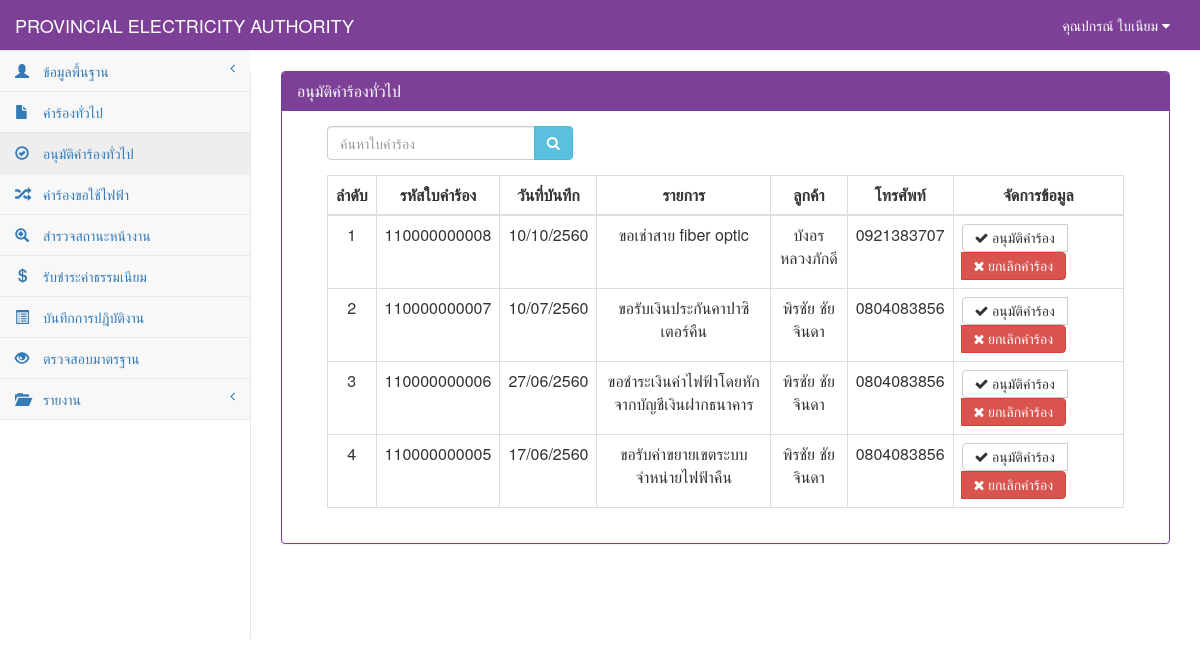
/StatusGeneral.php (signed in), run on the app's committed database.
### tables this page shows
CREATE TABLE `tb_user` (
  `user_id` char(13) NOT NULL,
  `user_code` char(13) NOT NULL,
  `user_first` int(1) NOT NULL,
  `user_name` varchar(50) NOT NULL,
  `user_last` varchar(50) NOT NULL,
  `user_add` text NOT NULL,
  `user_tel` char(10) NOT NULL,
  `user_pos` int(1) NOT NULL,
  `user_pass` varchar(12) NOT NULL,
  PRIMARY KEY  (`user_id`)
);

CREATE TABLE `tb_general` (
  `rg_id` char(12) NOT NULL,
  `rg_date` date NOT NULL,
  `rg_branch` varchar(50) NOT NULL,
  `user_id` char(13) NOT NULL,
  `cus_id` char(13) NOT NULL,
  `rg_place_type` int(1) NOT NULL,
  `rg_place_other` varchar(50) NOT NULL,
  `rg_place_name` varchar(50) NOT NULL,
  `rg_place_homeid` varchar(20) NOT NULL,
  `rg_place_number` varchar(20) NOT NULL,
  `rg_place_village` varchar(20) NOT NULL,
  `rg_place_room` varchar(10) NOT NULL,
  `rg_place_floor` varchar(5) NOT NULL,
  `rg_place_alley` varchar(50) NOT NULL,
  `rg_place_alleyway` varchar(50) NOT NULL,
  `rg_place_road` varchar(50) NOT NULL,
  `rg_place_villno` varchar(2) NOT NULL,
  `rg_place_district` varchar(30) NOT NULL,
  `rg_place_canton` varchar(30) NOT NULL,
  `rg_place_province` varchar(30) NOT NULL,
  `rg_place_post` varchar(10) NOT NULL,
  `rg_place_tel` char(10) NOT NULL,
  `rg_place_fax` char(10) NOT NULL,
  `rg_place_email` varchar(30) NOT NULL,
  `rg_place_service` varchar(10) NOT NULL,
  `rg_contact_place` varchar(100) NOT NULL,
  `rg_contact_homeid` varchar(20) NOT NULL,
  `rg_contact_number` varchar(20) NOT NULL,
  `rg_contact_village` varchar(20) NOT NULL,
  `rg_contact_room` varchar(10) NOT NULL,
  `rg_contact_floor` varchar(5) NOT NULL,
  `rg_contact_alley` varchar(50) NOT NULL,
  `rg_contact_alleyway` varchar(50) NOT NULL,
  `rg_contact_road` varchar(50) NOT NULL,
  `rg_contact_villno` varchar(2) NOT NULL,
  `rg_contact_district` varchar(30) NOT NULL,
  `rg_contact_canton` varchar(30) NOT NULL,
  `rg_contact_province` varchar(30) NOT NULL,
  `rg_contact_post` varchar(10) NOT NULL,
  `rg_contact_tel` char(10) NOT NULL,
  `rg_contact_fax` char(10) NOT NULL,
  `rg_contact_email` varchar(30) NOT NULL,
  `rg_want_type` int(2) NOT NULL,
  `rg_want_other` varchar(100) NOT NULL,
  `rg_detail` varchar(100) NOT NULL,
  `rg_status` int(1) NOT NULL,
  PRIMARY KEY  (`rg_id`)
);

CREATE TABLE `tb_customer` (
  `cus_id` char(13) NOT NULL,
  `cus_first` varchar(50) NOT NULL,
  `cus_name` varchar(50) NOT NULL,
  `cus_type` varchar(30) NOT NULL,
  `cus_code` char(9) NOT NULL,
  `cus_tax` char(13) NOT NULL,
  `cus_homeid` varchar(20) NOT NULL,
  `cus_number` varchar(20) NOT NULL,
  `cus_village` varchar(20) NOT NULL,
  `cus_room` varchar(10) NOT NULL,
  `cus_floor` varchar(5) NOT NULL,
  `cus_alley` varchar(50) NOT NULL,
  `cus_alleyway` varchar(50) NOT NULL,
  `cus_road` varchar(50) NOT NULL,
  `cus_vilno` varchar(2) NOT NULL,
  `cus_district` varchar(30) NOT NULL,
  `cus_canton` varchar(30) NOT NULL,
  `cus_province` varchar(30) NOT NULL,
  `cus_post` varchar(10) NOT NULL,
  `cus_tel` char(10) NOT NULL,
  `cus_fax` char(10) NOT NULL,
  `cus_email` varchar(30) NOT NULL,
  PRIMARY KEY  (`cus_id`)
);

### connect_db.php (called while the page is built, shortened)
<?php
$dbname="pea";
?>

### StatusGeneral.php (the view, shortened to what this page needs)
<?php
include "connect_db.php";
function Dateim($mydate){
    $d=split("-",$mydate);
    $mydate=$d[2]."/".$d[1]."/".($d[0]+543);
    return "$mydate";
}
?>
<!DOCTYPE html>
<html>
<head>
    <link href="vendor/bootstrap/css/bootstrap.css" rel="stylesheet">
    <link href="vendor/metisMenu/metisMenu.css" rel="stylesheet">
    <link href="dist/css/sb-admin-2.css" rel="stylesheet">
    <link href="vendor/font-awesome/css/font-awesome.css" rel="stylesheet" type="text/css">
</head>
<body>
<?php include "header.php";?>
<?php
    include"sidebar.php";
?>
    <div id="page-wrapper">
        <div class="panel panel-primary">
                <div class="panel-heading">
                    <h2 class="panel-title">อนุมัติคำร้องทั่วไป</h2>
                </div>
            <div class="panel-body">
                <div class="col-sm-12">
            <div class="col-sm-4">
                <form name="frmSearch" method="POST">
                    <div class="form-group input-group">
                        <input type="search" name="search" class="form-control" placeholder="ค้นหาใบคำร้อง">
                        <span class="input-group-btn">
                            <button class="btn btn-info" type="submit" style="height:34px;"><i class="fa fa-search"></i></button>
                        </span>
                    </div>
                </form>
            </div>
            <div class="col-sm-12">
                <div class="table-responsive">
                    <table width="100%" class="table table-bordered table-hover">
                        <thead>
                            <tr>
                                <th class=" text-center" >ลำดับ</th>
                                <th class=" text-center" >รหัสใบคำร้อง</th>
                                <th class=" text-center" >วันที่บันทึก</th>
                                <th class=" text-center" >รายการ</th>
                                <th class=" text-center" >ลูกค้า</th>
                                <th class=" text-center" >โทรศัพท์</th>
                                <th class=" text-center">จัดการข้อมูล</th>
                            </tr>
                        </thead>
                            <tbody>
                            <?php
                                $sql="select * from tb_general where rg_id like '%".$_POST[search]."%' and rg_status='0' order by rg_id desc";
                                $result=mysql_db_query($dbname,$sql);
                                    if(mysql_num_rows($result)>0){
                                        while($array=mysql_fetch_array($result)){
                                            $page++;
                                            $sqlcus="select * from tb_customer where cus_id='".$array[cus_id]."'";
                                            $resultcus=mysql_db_query($dbname,$sqlcus);
                                            $arraycus=mysql_fetch_array($resultcus);
                                            if($array[rg_want_type]==0){
                                                $want="ขอรับเงินประกันการใช้ไฟฟ้าคืน";
                                            }elseif($array[rg_want_type]==1){
                                                $want="ขอรับเงินประกันคาปาซิเตอร์คืน";
                                            }elseif($array[rg_want_type]==2){
                                                $want="ขอรับเงินประกันหม้อแปลงไฟฟ้าคืน";
                                            }elseif($array[rg_want_type]==3){
                                                $want="ขอรับค่าขยายเขตระบบจำหน่ายไฟฟ้าคืน";
                                            }elseif($array[rg_want_type]==4){
                                                $want="ขอใช้บริการพิมพ์โฆษณาหลังใบแจ้งหนี้";
                                            }elseif($array[rg_want_type]==5){
                                                $want="ขอชำระเงินค่าไฟฟ้าโดยหักจากบัญชีเงินฝากธนาคาร";
                                            }elseif($array[rg_want_type]==6){
                                                $want="ขอเช่าพื้นที่โฆษณา";
                                            }elseif($array[rg_want_type]==7){
                                                $want="ขอเช่าพาดสายโทรนาคม";
                                            }elseif($array[rg_want_type]==8){
                                                $want="ขอเช่าสาย fiber optic";
                                            }elseif($array[rg_want_type]==9){
                                                $want="ขอเช่าที่ดิน";
                                            }elseif($array[rg_want_type]==10){
                                                $want="ขอซื้อที่ดิน";
                                            }elseif($array[rg_want_type]==11){
                                                $want="ขอใช้ไฟฟ้าที่ กฟภ. สนับสนุน";
                                            }else{
                                               $want=$array[rg_want_other];
                                            }
                            ?>
                                    <tr>
                                        <td class="text-center"><?=$page?></td>
                                            <td class=" text-center"><?=$array[rg_id]?></td>
                                            <td class=" text-center"><?= Dateim($array[rg_date]);?></td>
                                            <td class=" text-center"><?=$want?></td>
                                            <td class="text-center"><?=$arraycus[cus_name]?></td>
                                            <td class="text-center"><?=$arraycus[cus_tel]?></td>
                                            <td align="center">
                                                <div class="btn-group">
                                                    <a class="btn btn-default" href="StatusGeneral_detail.php?id=<?=$array[rg_id]?>" title="ดูรายละเอียด"><i class="fa fa-check"> อนุมัติคำร้อง</i></a>
                                                    <a class="btn btn-danger" onclick="return confirm('คุณต้องการยกเลิกใบคำร้องนี่ ?')" href="StatusGeneral_save.php?id=<?=$array[rg_id]?>&mode=del" ><i class="fa fa-times"> ยกเลิกคำร้อง</i></a>
                                                </div>
                                            </td>
                                    </tr>
                                    <?php
                                                    }
                                            }else{
                                    ?>
                                    <tr><td colspan="7" align="center">ไม่พบข้อมูล</td></tr>
                                    <?
                                            }
                                    ?>
                            </tbody>
                    </table>
                </div>
            </div>
        </div>
            </div>
        </div>
</div>
</body>
</html>

### header.php (shortened to what this page needs)
<?php
$sqluser="select *from tb_user where user_id='".$_SESSION[loginid]."'";
$reuser=mysql_db_query($dbname,$sqluser);
$user=mysql_fetch_array($reuser);
?>
<nav style="background-color:#7c4197;" class="navbar navbar-default navbar-static-top" role="navigation" style="margin-bottom: 0" >
            <div class="navbar-header" >
                <a class="navbar-brand" style="color: White" href="index.php">PROVINCIAL ELECTRICITY AUTHORITY</a>
            </div>
            <ul class="nav navbar-top-links navbar-right" >
                 <li class="dropdown">
                     <a style="color: White" class="dropdown-toggle" data-toggle="dropdown" href="#">
                        คุณ<?=$user[user_name]?> <?=$user[user_last]?>
                        <i class="fa fa-caret-down"></i>
                    </a>
                </li>
            </ul>

### data on the page
tb_user: user_name "ปกรณ์", user_last "ใบเนียม"
tb_general: rg_id "110000000008", rg_date "10/10/2560", rg_want_type "ขอเช่าสาย fiber optic", cus.cus_name "บังอร หลวงภักดี", cus.cus_tel "0921383707"
tb_general: rg_id "110000000007", rg_date "10/07/2560", rg_want_type "ขอรับเงินประกันคาปาซิเตอร์คืน", cus.cus_name "พิรชัย ชัยจินดา", cus.cus_tel "0804083856"
tb_general: rg_id "110000000006", rg_date "27/06/2560", rg_want_type "ขอชำระเงินค่าไฟฟ้าโดยหักจากบัญชีเงินฝากธนาคาร", cus.cus_name "พิรชัย ชัยจินดา", cus.cus_tel "0804083856"
tb_general: rg_id "110000000005", rg_date "17/06/2560", rg_want_type "ขอรับค่าขยายเขตระบบจำหน่ายไฟฟ้าคืน", cus.cus_name "พิรชัย ชัยจินดา", cus.cus_tel "0804083856"
